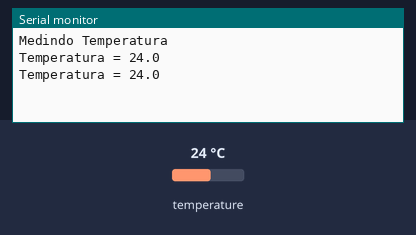
Bench run of a sketch on a simulated ESP32. Shown: the last lines printed to the serial monitor. The inputs (shaded band) are chosen by the test bench; at power-on: temperature 24 °C.

Above: at 3.3 s.
3.4 s: temperature set to 12 °C
At 5.4 s:
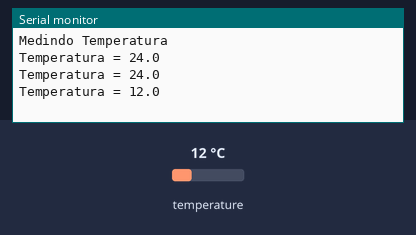
5.9 s: temperature set to 19 °C
At 7.1 s:
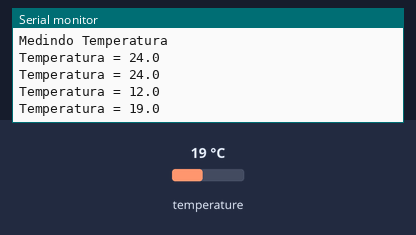
Timing chart, 0 to 8.9 s (numbered marks = the images above; inputs shaded):
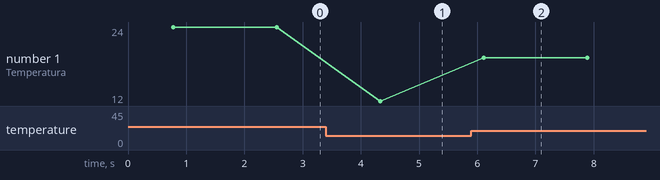

The sketch:

Sensor_DS18B20_temperatura.ino
```cpp
#include <OneWireESP32.h>
#include <OneWire.h>
#include <DallasTemperature.h>

const int PINO_ONEWIRE = 12;
OneWire oneWire(PINO_ONEWIRE);
DallasTemperature sensor(&oneWire);
DeviceAddress endereco_temp;

void setup() {
  Serial.begin(9600);
  Serial.println("Medindo Temperatura");
  sensor.begin();
}

void loop() {
  sensor.requestTemperatures();
  if (!sensor.getAddress(endereco_temp, 0)) {
    Serial.println("SENSOR NAO CONECTADO");
  } else {
    Serial.print("Temperatura = ");
    Serial.println(sensor.getTempC(endereco_temp), 1);
  }
  delay(1000);
}
```

Measured:
- after the input at 3.4 s, the serial monitor: prints a new line after 0.93 s (image 1)
- after the input at 5.9 s, the serial monitor: prints a new line after 0.21 s (image 2)
- plotted number 1: 24 → 12 after the input at 3.4 s, 12 → 19 after the input at 5.9 s
